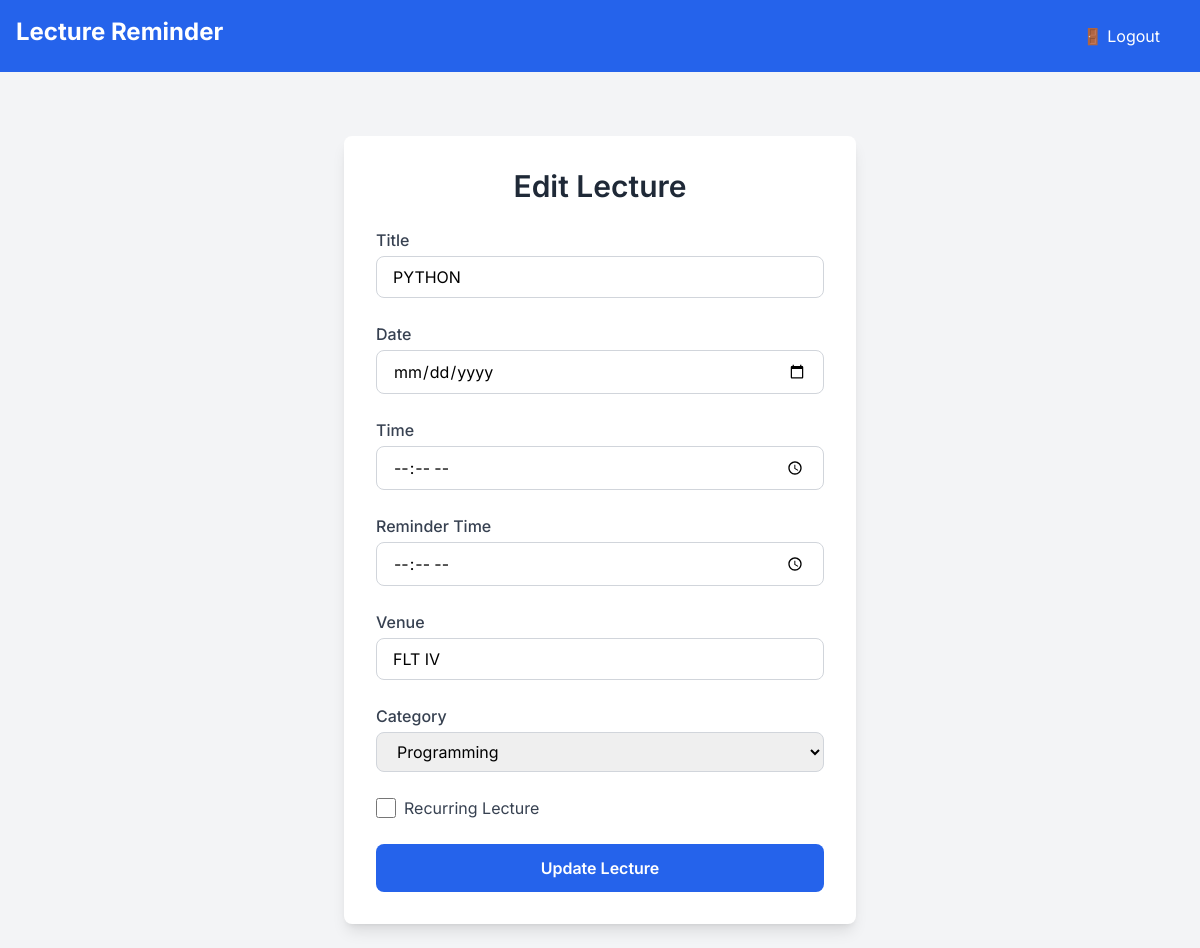
Page /edit/4/ (signed in) on the earlier database version.
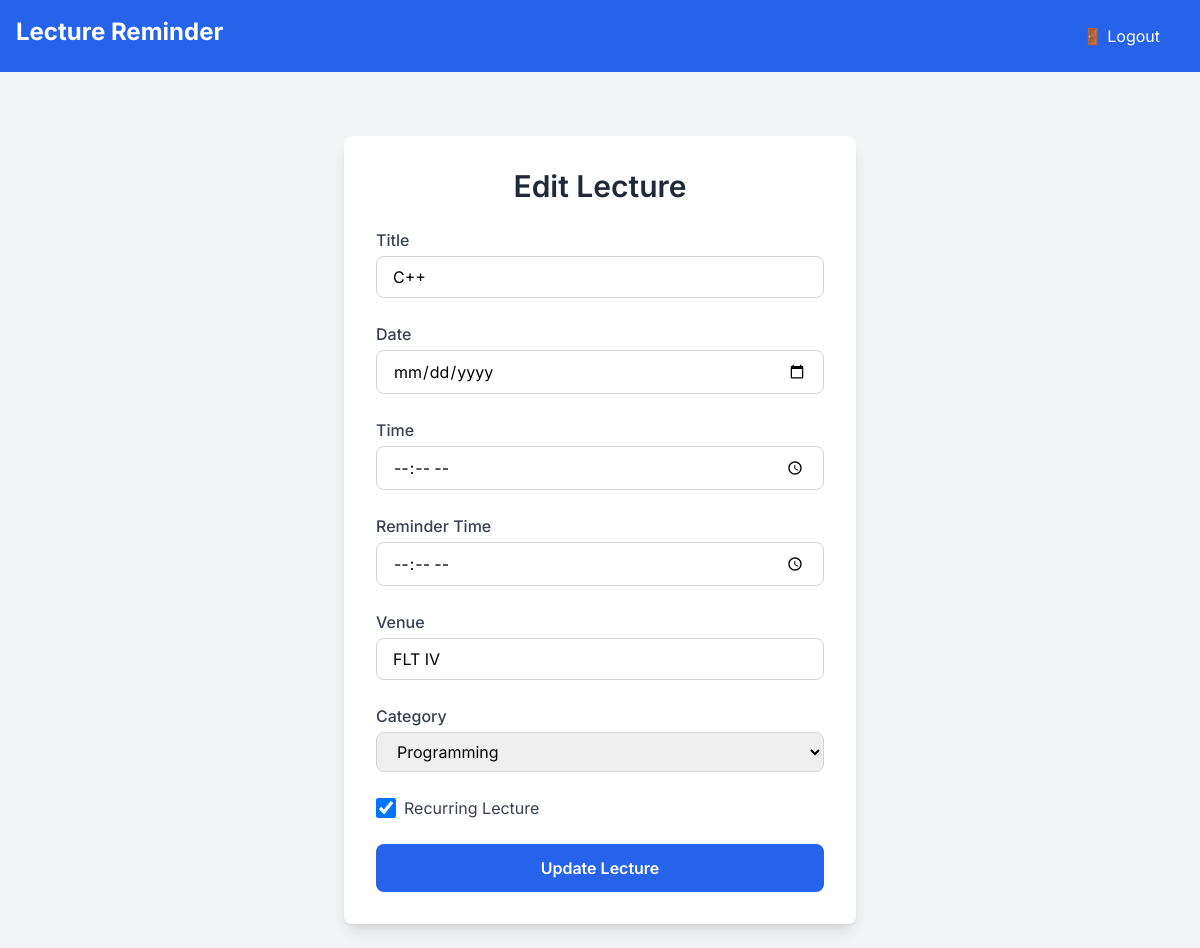
Same page on the later database version.
### reminder/models.py (models this page shows, shortened)
class Lecture(models.Model):
    CATEGORY_CHOICES = [
        ("math", "Mathematics"),
        ("science", "Science"),
        ("programming", "Programming"),
        ("education", "Education"),
        ("other", "Other"),
    ]
    RECURRING_CHOICES = [
        ('none', 'Does not repeat'),
        ('daily', 'Daily'),
        ('weekly', 'Weekly'),
        ('monthly', 'Monthly'),
    ]
    user = models.ForeignKey(User, on_delete=models.CASCADE)
    title = models.CharField(max_length=200)
    date = models.DateField()
    time = models.TimeField()
    venue = models.CharField(max_length=200, help_text="Lecture Venue")
    reminder_time = models.TimeField(null=True, blank=True)
    is_recurring = models.BooleanField(default=False)
    category = models.CharField(max_length=50, choices=CATEGORY_CHOICES, default="other")
    recurrence = models.CharField(max_length=10, choices=RECURRING_CHOICES, default='none')
    created_at = models.DateTimeField(auto_now_add=True)

### reminder/views.py (the view)
# urls.py: path('edit/<int:pk>/', views.edit_lecture, name='edit_lecture'),
@login_required
def edit_lecture(request, pk):
    lecture = get_object_or_404(Lecture, id=pk, user=request.user)
    if request.method == "POST":
        form = LectureForm(request.POST, instance=lecture)
        if form.is_valid():
            form.save()
            messages.success(request, "Lecture updated successfully!")
            return redirect("dashboard")
    else:
        form = LectureForm(instance=lecture)  # Pre-fill form
    return render(request, "reminder/lecture_form.html", {"form": form, "lecture": lecture})

### reminder/forms.py
class LectureForm(forms.ModelForm):
    class Meta:
        model = Lecture
        fields = ['title', 'date', 'time', 'venue', 'reminder_time', 'is_recurring', 'category']
        widgets = {
            "date": forms.DateInput(attrs={"type": "date"}),
            "time": forms.TimeInput(attrs={"type": "time"}),
            "reminder_time": forms.TimeInput(attrs={"type": "time"}),
            "category": forms.Select(),  # Dropdown for categories
        }

### reminder/templates/reminder/lecture_form.html (shortened to what this page needs)
{% extends 'reminder/base.html' %}
{% block content %}
<div class="max-w-lg mx-auto bg-white p-8 rounded-lg shadow-lg mt-10">
    <h2 class="text-3xl font-semibold text-center mb-6 text-gray-800">
        {% if lecture %}Edit Lecture{% else %}Add a New Lecture{% endif %}
    </h2>
    <form method="POST" class="space-y-6">
        <div>
            <label class="block font-medium text-gray-700 mb-1">Title</label>
            <input type="text" name="title" value="{{ form.title.value|default:'' }}" required
                class="w-full px-4 py-2 border border-gray-300 rounded-lg focus:ring-2 focus:ring-blue-500 focus:border-blue-500">
        </div>
        <div>
            <label class="block font-medium text-gray-700 mb-1">Date</label>
            <input type="date" name="date" value="{{ form.date.value|default:'' }}" required
                class="w-full px-4 py-2 border border-gray-300 rounded-lg focus:ring-2 focus:ring-blue-500 focus:border-blue-500">
        </div>
        <div>
            <label class="block font-medium text-gray-700 mb-1">Time</label>
            <input type="time" name="time" value="{{ form.time.value|default:'' }}" required
                class="w-full px-4 py-2 border border-gray-300 rounded-lg focus:ring-2 focus:ring-blue-500 focus:border-blue-500">
        </div>
        <div>
            <label class="block font-medium text-gray-700 mb-1">Reminder Time</label>
            <input type="time" name="reminder_time" value="{{ form.reminder_time.value|default:'' }}" required
                class="w-full px-4 py-2 border border-gray-300 rounded-lg focus:ring-2 focus:ring-blue-500 focus:border-blue-500">
        </div>
        <div>
            <label class="block font-medium text-gray-700 mb-1">Venue</label>
            <input type="text" name="venue" value="{{ form.venue.value|default:'' }}" required
                class="w-full px-4 py-2 border border-gray-300 rounded-lg focus:ring-2 focus:ring-blue-500 focus:border-blue-500">
        </div>
        <div>
            <label class="block font-medium text-gray-700 mb-1">Category</label>
            <select name="category" class="w-full px-4 py-2 border border-gray-300 rounded-lg focus:ring-2 focus:ring-blue-500 focus:border-blue-500">
                {% for key, value in form.category.field.choices %}
                    <option value="{{ key }}" {% if form.category.value == key %}selected{% endif %}>{{ value }}</option>
                {% endfor %}
            </select>
        </div>
        <div class="flex items-center">
            <input type="checkbox" name="is_recurring" {% if form.is_recurring.value %}checked{% endif %}
                class="w-5 h-5 text-blue-600 border-gray-300 rounded focus:ring-blue-500">
            <label class="ml-2 text-gray-700">Recurring Lecture</label>
        </div>
        <button type="submit"
            class="w-full bg-blue-600 text-white py-3 rounded-lg font-semibold hover:bg-blue-700 transition">
            {% if lecture %}Update{% else %}Add{% endif %} Lecture
        </button>
    </form>
</div>
{% endblock %}

Differences in the rows shown:
changed Lecture "FLT IV": title "PYTHON" → "C++"
Other differences:
form field is_recurring: "☐" → "☑"
